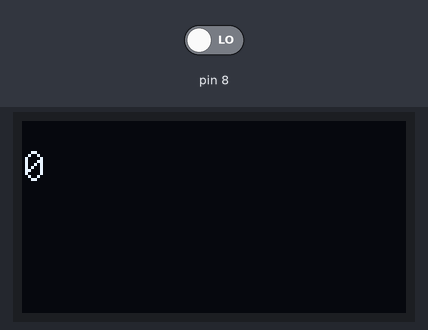
Bench run of a sketch on a simulated Arduino Uno, built with avr-gcc and run on an emulated ATmega328P. Parts: 128×64 one-colour display. Inputs (shaded band) come from the test bench; at power-on: pin 8 LOW.

Above: at 1.2 s.
1.3 s: pin 8 driven HIGH
At 2.76 s:
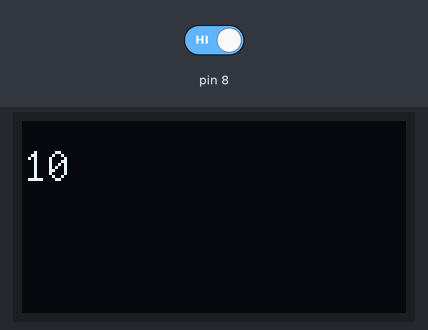
At 3.2 s:
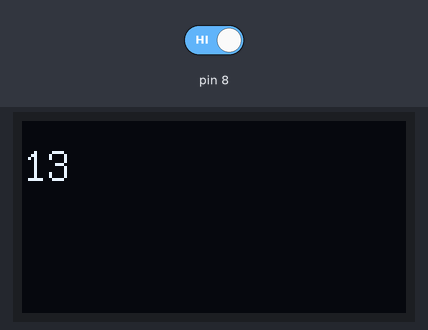
Timing chart, 0 to 4.7 s (numbered marks = the images above; inputs shaded):
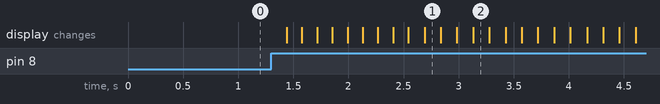

Measured:
- after the input at 1.3 s, the display: first changes after 0.14 s (image 1 shows a later state)

The sketch:

LCD.ino.ino
```cpp
#include "U8glib.h"

U8GLIB_SH1106_128X64 u8g(U8G_I2C_OPT_DEV_0|U8G_I2C_OPT_FAST); //設定LCD面板，根據面板尺寸設定
int i=0;

void setup(void) {
  u8g.setFont(u8g_font_5x8); // font instellen.
  pinMode(8, INPUT);
}

void loop(void) {
  if(digitalRead(8)){
    i++;
  }
  u8g.firstPage();
  do {
  u8g.setFont(u8g_font_unifont);
  u8g.setPrintPos(0, 20); //設定顯示位置
    u8g.print(i);
    } while( u8g.nextPage() );
  delay(100); // rebuild the picture after some delay
}
```
